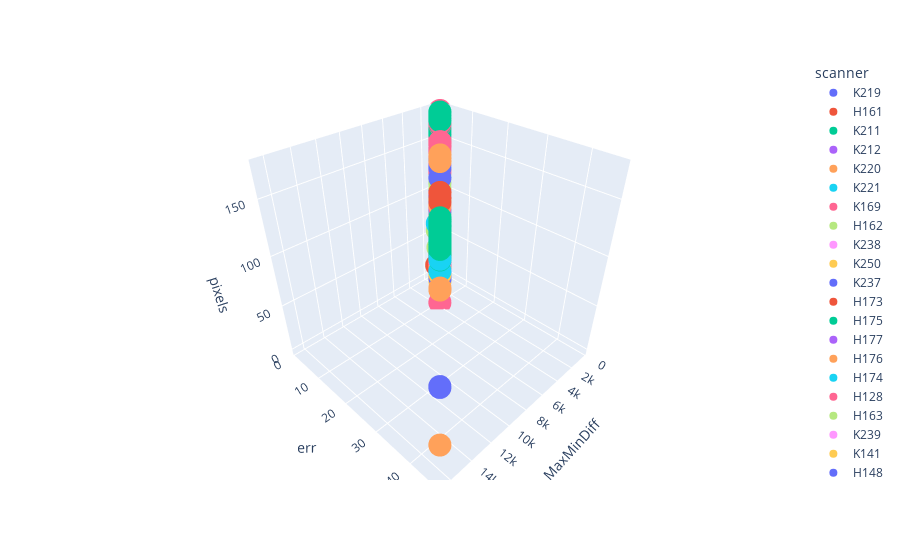

Notebook code cell kept with this figure:
### Code cell
import plotly.express as px

fig = px.scatter_3d(df_outlier, x='MaxMinDiff', y='err', z='pixels',
              color='scanner')
fig.show()
